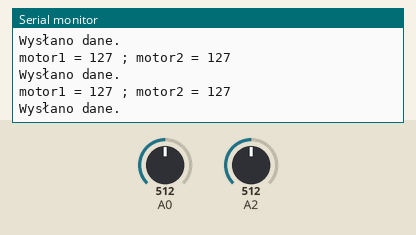
The sketch below on a simulated Arduino Uno, built with avr-gcc and run on an emulated ATmega328P. Parts: the last lines printed to the serial monitor. The inputs (shaded band) are chosen by the test bench; at power-on: A0 = 512, A2 = 512. No radio packets arrive unless stated.

Above: at 1.2 s.
1.3 s: A0 set to 43
At 2.4 s:
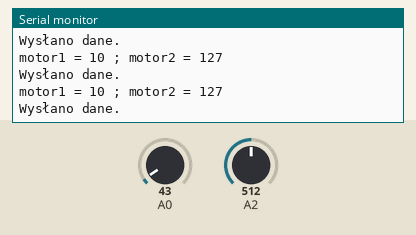
4.3 s: A0 set to 35
At 5.4 s:
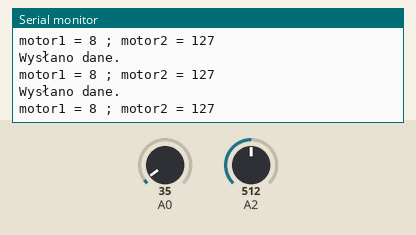
7.3 s: A2 set to 531
At 8.0 s:
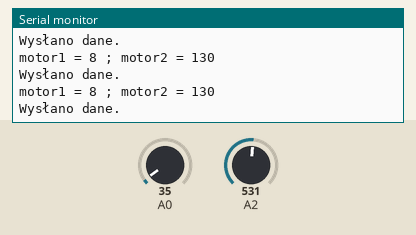
13.3 s: A2 set to 36
At 14.4 s:
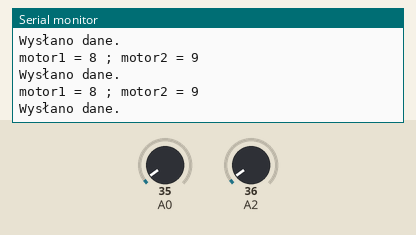
14.8 s: A2 set to 42
At 15.9 s:
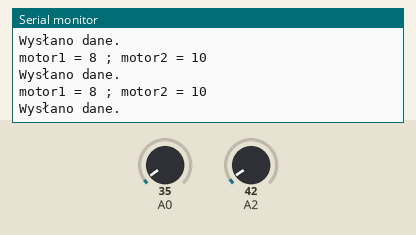
Timing chart, 0 to 17.8 s (numbered marks = the images above; inputs shaded):
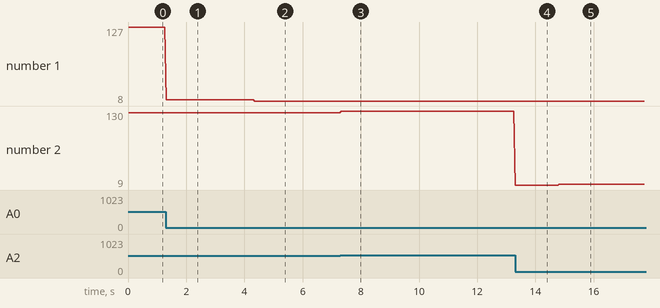

Measured:
- the behaviour switches between 40 and 39 on A0 (found by bisection; images 1 and 2)
- the behaviour switches between 520 and 521 on A2 (found by bisection; images 2 and 3)
- after the input at 1.3 s, the serial monitor: prints a new line at once (image 1)
- after the input at 4.3 s, the serial monitor: prints a new line after 0.05 s (image 2)
- after the input at 7.3 s, the serial monitor: prints a new line at once (image 3)
- after the input at 13.3 s, the serial monitor: prints a new line at once (image 4)
- after the input at 14.8 s, the serial monitor: prints a new line at once (image 5)
- plotted number 1: 127 → 10 after the input at 1.3 s, 10 → 8 after the input at 4.3 s

The sketch:

Radio.ino
```cpp
#include <SPI.h>
#include <nRF24L01.h>
#include <RF24.h>

#define UPPER_MID 520
#define LOWER_MID 500

const uint64_t pipeOut = 0xF0F0F0F0E1LL;  // Adres komunikacyjny (musi być zgodny z odbiornikiem)
RF24 radio(9, 10); // CE, CSN piny

struct MotorSignal {
  byte motor1;
  byte motor2;
};

MotorSignal data;

void ResetData() {
  data.motor1 = 127;
  data.motor2 = 127;
}

void setup() {
  Serial.begin(9600);

  if (!radio.begin()) {
    Serial.println("Błąd inicjalizacji nRF24L01!");
    while (1); // Zatrzymaj program
  }


  radio.setDataRate(RF24_250KBPS);
  radio.openWritingPipe(pipeOut);
  radio.setPALevel(RF24_PA_HIGH);
  radio.setChannel(100);
  radio.setAutoAck(false);
  radio.powerUp();
  ResetData();

  Serial.println("Nadajnik uruchomiony!");
}

// Mapowanie sygnału analogowego (z joysticka) do zakresu 0-255
int parseValue(int val) {
  val = constrain(val, 0, 1023);

  if (val >= LOWER_MID && val <= UPPER_MID) {
    return 127;
  } else if (val < LOWER_MID) {
    return map(val, 0, LOWER_MID, 0, 127); // Ruch wsteczny
  } else {
    return map(val, UPPER_MID, 1023, 128, 255); // Ruch do przodu
  }
}

void loop() {

  data.motor1 = parseValue(analogRead(A0)); // Joystick 1
  data.motor2 = parseValue(analogRead(A2)); // Joystick 2

  // Debug - Serial monitor
  Serial.print("motor1 = ");
  Serial.print(data.motor1);
  Serial.print(" ; motor2 = ");
  Serial.println(data.motor2);

  bool success = radio.write(&data, sizeof(data));

  if (success) {
    Serial.println("Wysłano dane.");
  } else {
    Serial.println("Błąd wysyłania!");
  }


  delay(50);
}
```
